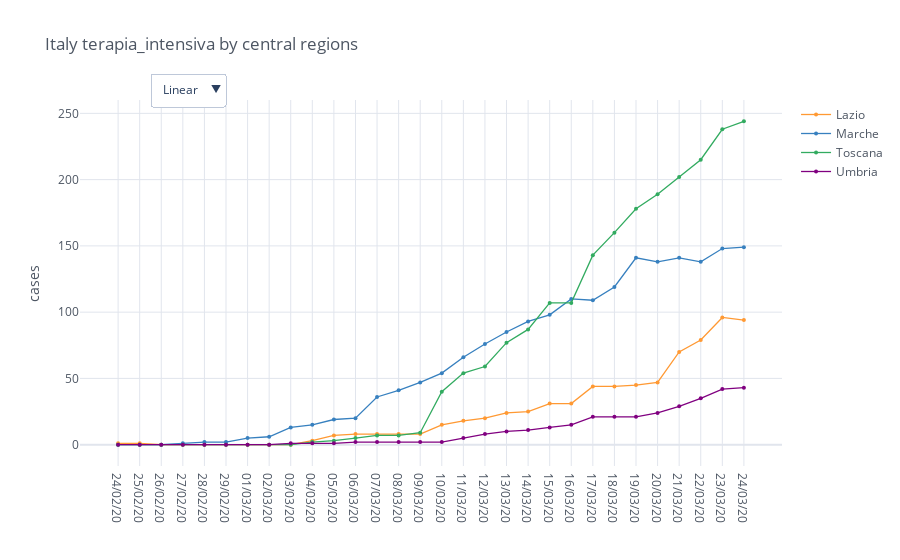

Notebook source saved alongside this figure:
### Code cell
regions = io.italy_load_regions(io.italy_central_regions)
total_cases = io.italy_regions_filter_by_category(regions, category)

mpl.iplot_comparative_plot(total_cases, title='Italy ' + category + ' by central regions')

### Figure 1 — Plotly figure (JSON) as saved in the notebook; plotly's stock layout.template omitted (floating-point values rounded to 4 significant figures)
{"data": [{"line": {"color": "rgba(255, 153, 51, 1.0)", "dash": "solid", "shape": "linear", "width": 1.3}, "marker": {"size": 4, "symbol": "circle"}, "mode": "lines+markers", "name": "Lazio", "text": "", "type": "scatter", "x": ["24/02/20", "25/02/20", "26/02/20", "27/02/20", "28/02/20", "29/02/20", "01/03/20", "02/03/20", "03/03/20", "04/03/20", "05/03/20", "06/03/20", "07/03/20", "08/03/20", "09/03/20", "10/03/20", "11/03/20", "12/03/20", "13/03/20", "14/03/20", "15/03/20", "16/03/20", "17/03/20", "18/03/20", "19/03/20", "20/03/20", "21/03/20", "22/03/20", "23/03/20", "24/03/20"], "y": [1, 1, 0, 0, 0, 0, 0, 0, 0, 3, 7, 8, 8, 8, 8, 15, 18, 20, 24, 25, 31, 31, 44, 44, 45, 47, 70, 79, 96, 94]}, {"line": {"color": "rgba(55, 128, 191, 1.0)", "dash": "solid", "shape": "linear", "width": 1.3}, "marker": {"size": 4, "symbol": "circle"}, "mode": "lines+markers", "name": "Marche", "text": "", "type": "scatter", "x": ["24/02/20", "25/02/20", "26/02/20", "27/02/20", "28/02/20", "29/02/20", "01/03/20", "02/03/20", "03/03/20", "04/03/20", "05/03/20", "06/03/20", "07/03/20", "08/03/20", "09/03/20", "10/03/20", "11/03/20", "12/03/20", "13/03/20", "14/03/20", "15/03/20", "16/03/20", "17/03/20", "18/03/20", "19/03/20", "20/03/20", "21/03/20", "22/03/20", "23/03/20", "24/03/20"], "y": [0, 0, 0, 1, 2, 2, 5, 6, 13, 15, 19, 20, 36, 41, 47, 54, 66, 76, 85, 93, 98, 110, 109, 119, 141, 138, 141, 138, 148, 149]}, {"line": {"color": "rgba(50, 171, 96, 1.0)", "dash": "solid", "shape": "linear", "width": 1.3}, "marker": {"size": 4, "symbol": "circle"}, "mode": "lines+markers", "name": "Toscana", "text": "", "type": "scatter", "x": ["24/02/20", "25/02/20", "26/02/20", "27/02/20", "28/02/20", "29/02/20", "01/03/20", "02/03/20", "03/03/20", "04/03/20", "05/03/20", "06/03/20", "07/03/20", "08/03/20", "09/03/20", "10/03/20", "11/03/20", "12/03/20", "13/03/20", "14/03/20", "15/03/20", "16/03/20", "17/03/20", "18/03/20", "19/03/20", "20/03/20", "21/03/20", "22/03/20", "23/03/20", "24/03/20"], "y": [0, 0, 0, 0, 0, 0, 0, 0, 0, 2, 3, 5, 7, 7, 9, 40, 54, 59, 77, 87, 107, 107, 143, 160, 178, 189, 202, 215, 238, 244]}, {"line": {"color": "rgba(128, 0, 128, 1.0)", "dash": "solid", "shape": "linear", "width": 1.3}, "marker": {"size": 4, "symbol": "circle"}, "mode": "lines+markers", "name": "Umbria", "text": "", "type": "scatter", "x": ["24/02/20", "25/02/20", "26/02/20", "27/02/20", "28/02/20", "29/02/20", "01/03/20", "02/03/20", "03/03/20", "04/03/20", "05/03/20", "06/03/20", "07/03/20", "08/03/20", "09/03/20", "10/03/20", "11/03/20", "12/03/20", "13/03/20", "14/03/20", "15/03/20", "16/03/20", "17/03/20", "18/03/20", "19/03/20", "20/03/20", "21/03/20", "22/03/20", "23/03/20", "24/03/20"], "y": [0, 0, 0, 0, 0, 0, 0, 0, 1, 1, 1, 2, 2, 2, 2, 2, 5, 8, 10, 11, 13, 15, 21, 21, 21, 24, 29, 35, 42, 43]}], "layout": {"legend": {"bgcolor": "#FFFFFF", "font": {"color": "#4D5663"}}, "paper_bgcolor": "#FFFFFF", "plot_bgcolor": "#FFFFFF", "title": {"font": {"color": "#4D5663"}, "text": "Italy terapia_intensiva by central regions"}, "updatemenus": [{"buttons": [{"args": [{"yaxis.type": "linear"}], "label": "Linear", "method": "relayout"}, {"args": [{"yaxis.type": "log"}], "label": "Log", "method": "relayout"}], "direction": "down", "pad": {"r": 10, "t": 10}, "showactive": true, "x": 0.1, "xanchor": "left", "y": 1.1, "yanchor": "top"}], "xaxis": {"gridcolor": "#E1E5ED", "showgrid": true, "tickfont": {"color": "#4D5663"}, "title": {"font": {"color": "#4D5663"}, "text": ""}, "zerolinecolor": "#E1E5ED"}, "yaxis": {"gridcolor": "#E1E5ED", "showgrid": true, "tickfont": {"color": "#4D5663"}, "title": {"font": {"color": "#4D5663"}, "text": "cases"}, "zerolinecolor": "#E1E5ED"}}}
